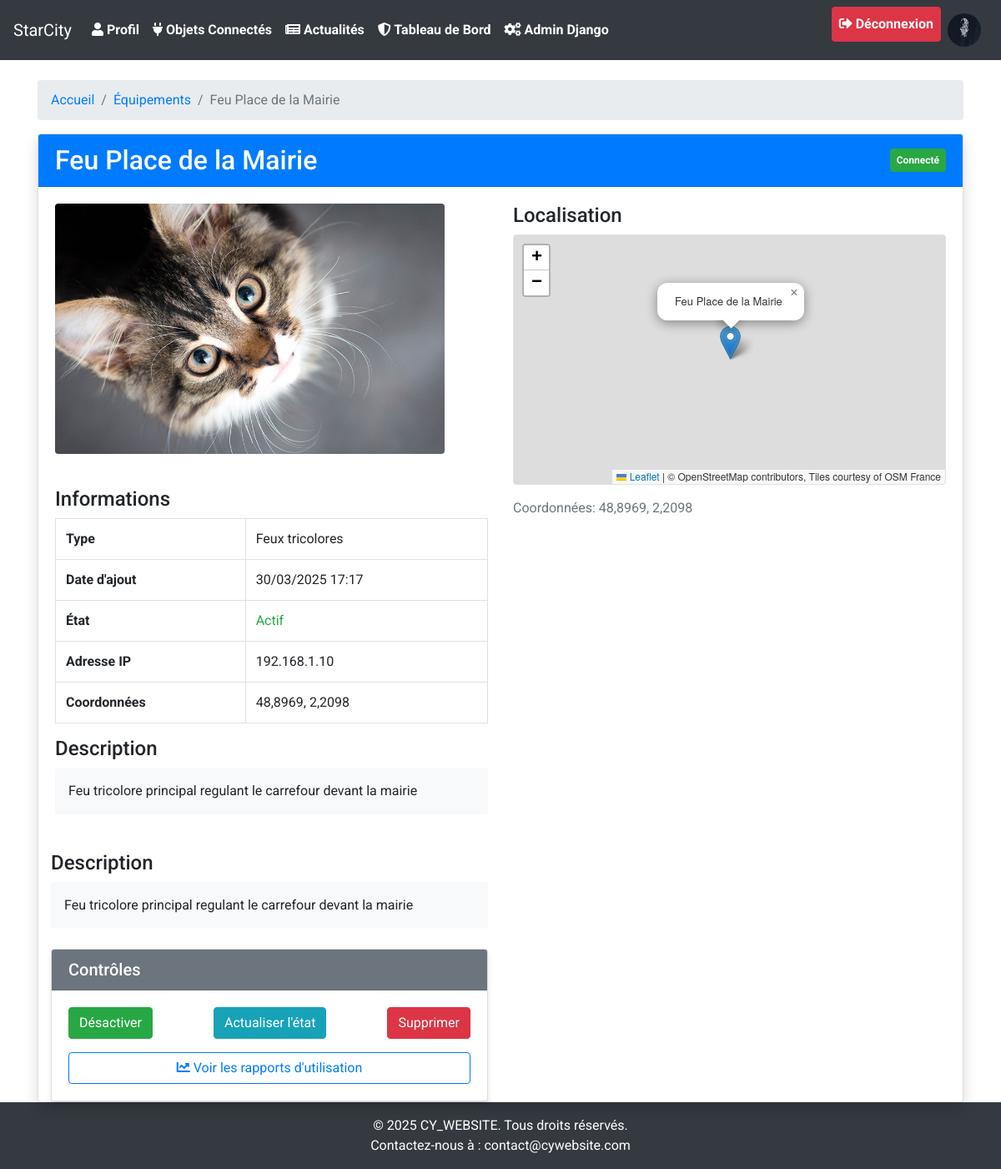
Page /objets_connectés/objet/1/ (signed in) on the committed database.
### news/models.py (models this page shows)
class SiteAppearance(models.Model):
    PRIMARY_COLOR_CHOICES = [
        ('#1e2a47', 'Bleu foncé (défaut)'),
        ('#28a745', 'Vert'),
        ('#dc3545', 'Rouge'),
        ('#ffc107', 'Jaune'),
        ('#17a2b8', 'Bleu clair'),
        ('#6610f2', 'Violet'),
        ('#fd7e14', 'Orange'),
        ('#343a40', 'Noir'),
    ]
    FONT_CHOICES = [
        ('Roboto, sans-serif', 'Roboto (défaut)'),
        ('Arial, sans-serif', 'Arial'),
        ('Helvetica, sans-serif', 'Helvetica'),
        ('Times New Roman, serif', 'Times New Roman'),
        ('Georgia, serif', 'Georgia'),
        ('Courier New, monospace', 'Courier New'),
    ]
    primary_color = models.CharField(max_length=20, choices=PRIMARY_COLOR_CHOICES, default='#1e2a47')
    font_family = models.CharField(max_length=50, choices=FONT_CHOICES, default='Roboto, sans-serif')
    enable_animations = models.BooleanField(default=True)
    site_title = models.CharField(max_length=100, default='StarCity')
    footer_text = models.CharField(max_length=200, default='© 2025 CY_WEBSITE. Tous droits réservés.')
    class Meta:
        verbose_name = "Apparence du site"
        verbose_name_plural = "Apparence du site"
    @classmethod
    def get_current(cls):
        appearance, created = cls.objects.get_or_create(pk=1)
        return appearance

### user/models.py (models this page shows, shortened)
class User(AbstractUser):
    profile_picture = models.ImageField(
        upload_to='data/profile_pictures/',
        blank=True,
        null=True,
        help_text="Téléchargez une image de profil (formats acceptés : JPEG, PNG)."
    )
    groups = models.ManyToManyField(
        'auth.Group',
        related_name='custom_user_set',  # Nom unique pour éviter les conflits
        blank=True
    )
    user_permissions = models.ManyToManyField(
        'auth.Permission',
        related_name='custom_user_permissions_set',  # Nom unique pour éviter les conflits
        blank=True
    )
    XP_LEVEL_CHOICES = [
        ('simple', 'Simple'),
        ('intermediate', 'Intermédiaire'),  # Nouveau niveau ajouté
        ('complex', 'Complexe'),
        ('admin', 'Admin'),
    ]
    xp_level = models.CharField(
        max_length=15,  # Augmentez la longueur pour inclure "intermediate"
        choices=XP_LEVEL_CHOICES,
        default='simple',
        verbose_name="Niveau d'XP"
    )
    date_naissance = models.DateField(
        blank=True,
        null=True,
        help_text="Entrez votre date de naissance (format : DD-MM-YYYY)."
    )
    xp_points = models.IntegerField(default=0)
    login_count = models.IntegerField(default=0, help_text="Nombre de connexions de l'utilisateur.")
    class Meta:
        verbose_name = "Utilisateur"
        verbose_name_plural = "Utilisateurs"
        ordering = ['-date_joined']

### objConnecte/models.py (models this page shows, shortened)
class ObjConnecte(models.Model):
    name = models.CharField(max_length=100, verbose_name='Nom')
    type = models.ForeignKey('Type', on_delete=models.DO_NOTHING, verbose_name='Type')
    description = models.TextField(verbose_name='Description')
    image = models.ImageField(upload_to='data/objConnecte_images/', default='data/objConnecte_images/default.jpg', verbose_name='Image')
    date = models.DateTimeField(auto_now_add=True)
    state = models.BooleanField(default=False, verbose_name='État')
    connected = models.BooleanField(default=False, verbose_name='Connecté')
    attente_technicien = models.BooleanField(default=False, verbose_name='Attente d’un technicien')
    ip = models.GenericIPAddressField(verbose_name='Adresse IP', default='127.0.0.1')
    longitude = models.FloatField(verbose_name='Longitude', default=0.0)
    latitude = models.FloatField(verbose_name='Latitude', default=0.0)
    highlighted = models.BooleanField(default=False, verbose_name="Marqué")
    class Meta:
        verbose_name = 'Objet connecté'
        verbose_name_plural = 'Objets connectés'

class Type(models.Model):
    name = models.CharField(max_length=100, verbose_name='Nom')
    description = models.TextField(verbose_name='Description')
    icon = models.ImageField(upload_to='data/type_images/', default='data/type_images/default.jpg', verbose_name='Icône')
    class Meta:
        verbose_name = 'Type'
        verbose_name_plural = 'Types'

### news/context_processors.py (called while the page is built)
def site_appearance(request):
    try:
        return {
            'site_appearance': SiteAppearance.get_current()
        }
    except (OperationalError, ProgrammingError):
        class DefaultAppearance:
            primary_color = '#1e2a47'
            font_family = 'Roboto, sans-serif'
            enable_animations = True
            site_title = 'StarCity'
            footer_text = '© 2025 CY_WEBSITE. Tous droits réservés.'
        return {
            'site_appearance': DefaultAppearance()
        }

### objConnecte/views.py (called while the page is built)
def objet(request, id):
    objet = ObjConnecte.objects.get(id=id)
    return render(request, 'objConnecte/objet.html', {'objet': objet})

### objConnecte/templates/objConnecte/objet.html (shortened to what this page needs)
{% extends 'cyWebsite/base.html' %}
{% load static %}
{% block content %}
<div class="container mt-4">
    <nav aria-label="breadcrumb">
        <ol class="breadcrumb">
            <li class="breadcrumb-item"><a href="{% url 'index' %}">Accueil</a></li>
            <li class="breadcrumb-item"><a href="{% url 'objConnecte:objets' %}">Équipements</a></li>
            <li class="breadcrumb-item active" aria-current="page">{{ objet.name }}</li>
        </ol>
    </nav>
    <div class="card shadow">
        <div class="card-header bg-primary text-white">
            <div class="d-flex justify-content-between align-items-center">
                <h2 class="mb-0">{{ objet.name }}</h2>
                <span class="badge {% if objet.connected %}badge-success{% else %}badge-danger{% endif %} p-2">
                    {{ objet.connected|yesno:"Connecté,Déconnecté" }}
                </span>
            </div>
        </div>
        <div class="card-body">
            <div class="row">
                <div class="col-md-6">
                    <img src="{{ objet.image.url }}" alt="{{ objet.name }}" class="img-fluid rounded mb-3" style="max-height: 300px; width: auto;">
                    <h4 class="mt-4">Informations</h4>
                    <table class="table table-bordered">
                        <tr>
                            <th>Type</th>
                            <td>{{ objet.type.name }}</td>
                        </tr>
                        <tr>
                            <th>Date d'ajout</th>
                            <td>{{ objet.date|date:"d/m/Y H:i" }}</td>
                        </tr>
                        <tr>
                            <th>État</th>
                            <td class="{% if objet.state %}text-success{% else %}text-danger{% endif %}">
                                {{ objet.state|yesno:"Actif,Inactif" }}
                            </td>
                        </tr>
                        <tr>
                            <th>Adresse IP</th>
                            <td>{{ objet.ip }}</td>
                        </tr>
                        <tr>
                            <th>Coordonnées</th>
                            <td>{{ objet.latitude }}, {{ objet.longitude }}</td>
                        </tr>
                    </table>
                </div>
                <div class="col-md-6">
                    <h4>Localisation</h4>
                    <div id="map" style="height: 300px; width: 100%;" class="border rounded mb-3"></div>
                    <p class="text-muted">Coordonnées: {{ objet.latitude }}, {{ objet.longitude }}</p>
                </div>
                <div class="col-md-6">
                    <h4>Description</h4>
                    <div class="bg-light p-3 rounded mb-4">
                        <p>{{ objet.description|linebreaks }}</p>
                    </div>
                </div>
            </div>
        </div>
                <div class="col-md-6">
                    <h4>Description</h4>
                    <div class="bg-light p-3 rounded mb-4">
                        <p>{{ objet.description|linebreaks }}</p>
                    </div>
                    {% if user.xp_level in 'complex admin' %}
                    <div class="card mt-4">
                        <div class="card-header bg-secondary text-white">
                            <h5 class="mb-0">Contrôles</h5>
                        </div>
                        <div class="card-body">
                            <div class="d-flex justify-content-between">
                                <button class="btn btn-{% if objet.state %}success{% else %}secondary{% endif %}" id="toggle-state">
                                    {% if objet.state %}Désactiver{% else %}Activer{% endif %}
                                </button>
                                <button class="btn btn-info" id="refresh-status">Actualiser l'état</button>
                                {% if user.xp_level == 'admin' %}
                                <button class="btn btn-danger" data-toggle="modal" data-target="#deleteModal">Supprimer</button>
                                {% endif %}
                            </div>
                            {% if user.xp_level in 'intermediate complex admin' %}
                            <div class="mt-3">
                                <a href="{% url 'objConnecte:object_reports' objet.id %}" class="btn btn-outline-primary btn-block">
                                    <i class="fas fa-chart-line"></i> Voir les rapports d'utilisation
                                </a>
                            </div>
                            {% endif %}
                        </div>
                    </div>
                    {% endif %}
                </div>
            </div>
        </div>
    </div>
{% endblock %}

### cyWebsite/templates/cyWebsite/base.html (shortened to what this page needs)
{% load static %}
<!DOCTYPE html>
<html lang="fr">
<head>
    <link rel="stylesheet" href="https://stackpath.bootstrapcdn.com/bootstrap/4.5.2/css/bootstrap.min.css">
    <link rel="stylesheet" href="{% static 'styles.css' %}">
    <link rel="stylesheet" href="https://cdnjs.cloudflare.com/ajax/libs/font-awesome/5.15.4/css/all.min.css">
    <link rel="stylesheet" href="https://unpkg.com/leaflet@1.9.4/dist/leaflet.css" />
</head>
<body>
<div class="wrapper">
    <nav class="navbar navbar-expand-lg navbar-dark">
        <a class="navbar-brand" href="{% url 'index' %}">{{ site_appearance.site_title }}</a>
        <div class="collapse navbar-collapse" id="navbarNav">
            <ul class="navbar-nav">
                {% if user.is_authenticated %}
                <li class="nav-item"><a class="nav-link" href="{% url 'news:visualisation' %}"><i class="fas fa-user"></i> Profil</a></li>
                <li class="nav-item"><a class="nav-link" href="{% url 'objConnecte:obj-index' %}"><i class="fas fa-plug"></i> Objets Connectés</a></li>
                <li class="nav-item"><a class="nav-link" href="{% url 'news:index' %}"><i class="fas fa-newspaper"></i> Actualités</a></li>
                {% endif %}
                {% if user.is_authenticated and user.xp_level == 'admin' %}
                    <li class="nav-item"><a class="nav-link" href="{% url 'news:administration' %}"><i class="fas fa-shield-alt"></i> Tableau de Bord</a></li>
                    <li class="nav-item"><a class="nav-link" href="/admin/"><i class="fas fa-cogs"></i> Admin Django</a></li>
                {% endif %}
            </ul>
            <ul class="navbar-nav ml-auto">
                {% if user.is_authenticated %}
                <li class="nav-item">
                    <a class="nav-link btn btn-danger text-white" href="{% url 'user:logout' %}"><i class="fas fa-sign-out-alt"></i> Déconnexion</a>
                </li>
                <li class="nav-item">
                    <a class="nav-link" href="{% url 'user:update_user' %}">
                        <img src="{% if user.profile_picture %}{{ user.profile_picture.url }}{% else %}{% static 'default_profile.png' %}{% endif %}" alt="Profile Picture" class="rounded-circle" style="width: 40px; height: 40px;">
                    </a>
                </li>
                {% endif %}
            </ul>
        </div>
    </nav>
        {% block content %}
        {% endblock %}
    <footer class="bg-dark text-center text-white py-3">
        <p>{{ site_appearance.footer_text }}</p>
        <p>Contactez-nous à : <a href="mailto:contact@cywebsite.com" class="text-white">contact@cywebsite.com</a></p>
    </footer>
</body>
</html>

### cyWebsite/static/styles.css (style rules this page uses)
body { font-family: 'Montserrat',Arial, sans-serif; margin: 0; padding: 0; }
p { margin-top: 0; margin-bottom: 0rem; }
.navbar-nav .nav-link { font-weight: bold; }
.card { box-shadow: 0 0 10px rgba(0, 0, 0, 0.1); }

### rows in the picture
SiteAppearance: site_title "StarCity", footer_text "© 2025 CY_WEBSITE. Tous droits réservés."
User: profile_picture (picture)
ObjConnecte: name "Feu Place de la Mairie", connected "Connecté", image (placeholder picture), type.name "Feux tricolores", date "30/03/2025 17:17", state "Actif", ip "192.168.1.10", latitude "48,8969", longitude "2,2098", description "Feu tricolore principal regulant le carrefour devant la mairie"
